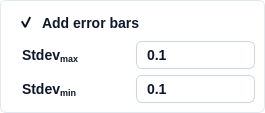
          <widget class="QFrame" name="pyqt5_frame_buffer_group_3">
           <property name="layoutDirection">
            <enum>Qt::LeftToRight</enum>
           </property>
           <property name="autoFillBackground">
            <bool>false</bool>
           </property>
           <property name="styleSheet">
            <string notr="true">box-sizing: border-box;
display: flex;
flex-direction: column;
align-items: flex-start;
gap: 25px;
background: #FFFFFF;
border: 1px solid #E2E8F0; /* slate/200 */
border-radius: 6px;</string>
           </property>
           <property name="frameShape">
            <enum>QFrame::StyledPanel</enum>
           </property>
           <property name="frameShadow">
            <enum>QFrame::Raised</enum>
           </property>
           <layout class="QVBoxLayout" name="verticalLayout_16">
            <property name="spacing">
             <number>6</number>
            </property>
            <property name="leftMargin">
             <number>9</number>
            </property>
            <property name="topMargin">
             <number>9</number>
            </property>
            <property name="rightMargin">
             <number>9</number>
            </property>
            <property name="bottomMargin">
             <number>9</number>
            </property>
            <item>
             <widget class="QCheckBox" name="pyqt5_checkbox_errorbars_generate">
              <property name="styleSheet">
               <string notr="true">/* Default State */
QCheckBox {
    border: none;
    background: transparent;  /* Ghost button with no background */
    color: #0F172A;  /* Text color */
    border-radius: 6px;  /* Rounded corners */
    font-family: 'Segoe UI', sans-serif;  /* Font family */
    font-style: normal;  /* Font style */
    font-weight: 500;  /* Font weight */
    font-size: 14px;  /* Font size */
    line-height: 24px;  /* Line height */
    padding: 4px 8px;  /* Padding */
}

/* Customize the checkbox indicator */
QCheckBox::indicator {
    width: 16px;
    height: 16px;
}

QCheckBox::indicator:unchecked {
	image: url(:/ui/qt/resources/checkbox/chckbox_unchecked.png);  /* Unchecked icon */
}

QCheckBox::indicator:checked {
   image: url(:/ui/qt/resources/checkbox/chckbox_checked.png);  /* Checked icon */
}

/* Align text and checkbox indicator */
QCheckBox {
    spacing: 8px;  /* Space between checkbox and text */
}</string>
              </property>
              <property name="text">
               <string>Add error bars</string>
              </property>
              <property name="checked">
               <bool>true</bool>
              </property>
             </widget>
            </item>
            <item>
             <layout class="QHBoxLayout" name="horizontalLayout_31" stretch="1,1">
              <property name="leftMargin">
               <number>0</number>
              </property>
              <property name="topMargin">
               <number>0</number>
              </property>
              <property name="rightMargin">
               <number>0</number>
              </property>
              <property name="bottomMargin">
               <number>0</number>
              </property>
              <item>
               <widget class="QLabel" name="label_25">
                <property name="styleSheet">
                 <string notr="true"> 	border: none;
	color: #0F172A;  /* Text color */
    font-family: 'Segoe UI', sans-serif;  /* Font family */
    font-style: normal;  /* Font style */
    font-weight: 500;  /* Font weight */
    font-size: 14px;  /* Font size */
    line-height: 24px;  /* Line height */
    padding: 4px 8px;  /* Padding */</string>
                </property>
                <property name="text">
                 <string>&lt;html&gt;&lt;head/&gt;&lt;body&gt;&lt;p&gt;Stdev&lt;span style=&quot; vertical-align:sub;&quot;&gt;max&lt;/span&gt;&lt;/p&gt;&lt;/body&gt;&lt;/html&gt;</string>
                </property>
               </widget>
              </item>
              <item>
               <widget class="QLineEdit" name="pyqt5_entry_errorbars_stdev_max">
                <property name="enabled">
                 <bool>true</bool>
                </property>
                <property name="maximumSize">
                 <size>
                  <width>200</width>
                  <height>16777215</height>
                 </size>
                </property>
                <property name="styleSheet">
                 <string notr="true">QLineEdit {
    background: #FFFFFF;  /* Default background */
    border: 1px solid #CBD5E1;  /* Default border */
    border-radius: 6px;  /* Rounded corners */
    color: #0F172A;  /* Text color */
    font-family: 'Segoe UI', sans-serif;  /* Font family */
    font-style: normal;  /* Font style */
    font-weight: 500;  /* Font weight */
    font-size: 14px;  /* Font size */
    line-height: 24px;  /* Line height */
    padding: 4px 8px;  /* Padding */
}

/* Disabled State */
QLineEdit:disabled {
    color: #D2D7DD;
    border: 1px solid #D2D7DD;
}
</string>
                </property>
                <property name="text">
                 <string>0.1</string>
                </property>
               </widget>
              </item>
             </layout>
            </item>
            <item>
             <layout class="QHBoxLayout" name="horizontalLayout_32" stretch="1,1">
              <property name="leftMargin">
               <number>0</number>
              </property>
              <property name="topMargin">
               <number>0</number>
              </property>
              <property name="rightMargin">
               <number>0</number>
              </property>
              <property name="bottomMargin">
               <number>0</number>
              </property>
              <item>
               <widget class="QLabel" name="label_26">
                <property name="styleSheet">
                 <string notr="true"> 	border: none;
	color: #0F172A;  /* Text color */
    font-family: 'Segoe UI', sans-serif;  /* Font family */
    font-style: normal;  /* Font style */
    font-weight: 500;  /* Font weight */
    font-size: 14px;  /* Font size */
    line-height: 24px;  /* Line height */
    padding: 4px 8px;  /* Padding */</string>
                </property>
                <property name="text">
                 <string>&lt;html&gt;&lt;head/&gt;&lt;body&gt;&lt;p&gt;Stdev&lt;span style=&quot; vertical-align:sub;&quot;&gt;min&lt;/span&gt;&lt;/p&gt;&lt;/body&gt;&lt;/html&gt;</string>
                </property>
               </widget>
              </item>
              <item>
               <widget class="QLineEdit" name="pyqt5_entry_errorbars_stdev_min">
                <property name="enabled">
                 <bool>true</bool>
                </property>
                <property name="maximumSize">
                 <size>
                  <width>200</width>
                  <height>16777215</height>
                 </size>
                </property>
                <property name="styleSheet">
                 <string notr="true">QLineEdit {
    background: #FFFFFF;  /* Default background */
    border: 1px solid #CBD5E1;  /* Default border */
    border-radius: 6px;  /* Rounded corners */
    color: #0F172A;  /* Text color */
    font-family: 'Segoe UI', sans-serif;  /* Font family */
    font-style: normal;  /* Font style */
    font-weight: 500;  /* Font weight */
    font-size: 14px;  /* Font size */
    line-height: 24px;  /* Line height */
    padding: 4px 8px;  /* Padding */
}

/* Disabled State */
QLineEdit:disabled {
    color: #D2D7DD;
    border: 1px solid #D2D7DD;
}
</string>
                </property>
                <property name="text">
                 <string>0.1</string>
                </property>
               </widget>
              </item>
             </layout>
            </item>
           </layout>
          </widget>
